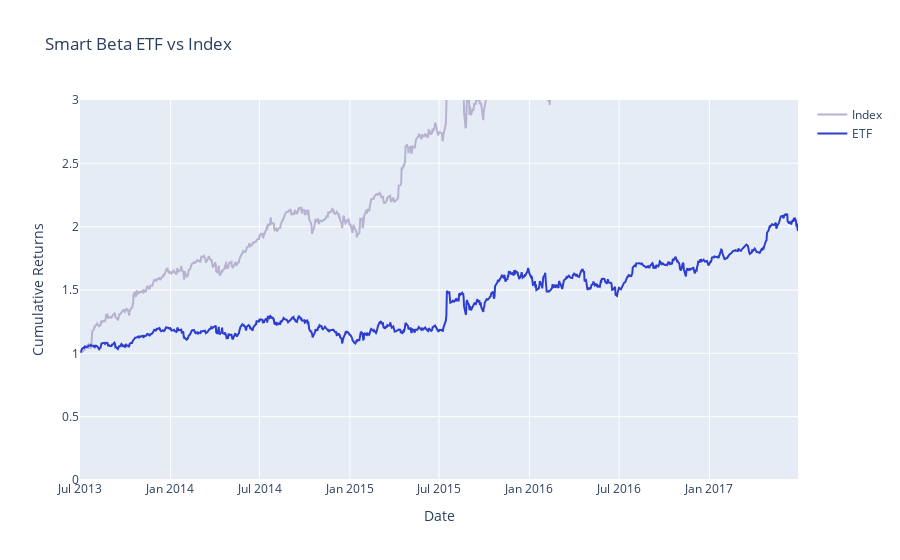

The code cell stored with this chart in its notebook:
### Markdown cell above
### View Data
Let's generate the ETF and index cumulative returns using `calculate_cumulative_returns` and compare the two.

### Code cell
index_weighted_cumulative_returns = calculate_cumulative_returns(index_weighted_returns)
etf_weighted_cumulative_returns = calculate_cumulative_returns(etf_weighted_returns)
project_helper.plot_benchmark_returns(index_weighted_cumulative_returns, etf_weighted_cumulative_returns, 'Smart Beta ETF vs Index')

### Figure 1 — Plotly figure (JSON) as saved in the notebook; plotly's stock layout.template omitted (floating-point values rounded to 4 significant figures; data arrays with more than 128 entries replaced by an {"elided": "..."} marker saying what was removed)
{"data": [{"line": {"color": "#B6B2CF"}, "name": "Index", "type": "scatter", "x": {"elided": "1009 str values"}, "y": {"elided": "1009 float values"}}, {"line": {"color": "#2D3ECF"}, "name": "ETF", "type": "scatter", "x": {"elided": "1009 str values"}, "y": {"elided": "1009 float values"}}], "layout": {"title": {"text": "Smart Beta ETF vs Index"}, "xaxis": {"title": {"text": "Date"}}, "yaxis": {"range": [0, 3], "title": {"text": "Cumulative Returns"}}}}
